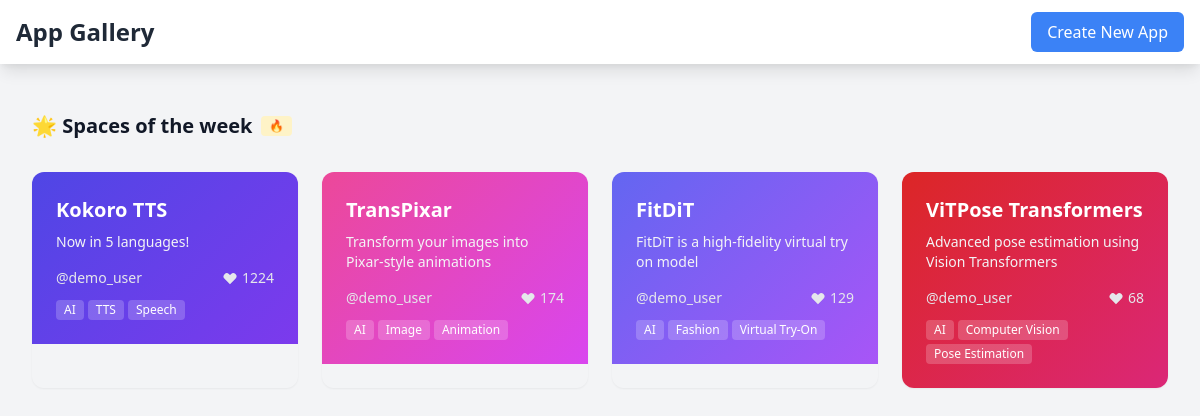
The page / on the database its author committed.
### models.py (models this page shows, shortened)
class App(db.Model):
    id = db.Column(db.Integer, primary_key=True)
    title = db.Column(db.String(100), nullable=False)
    description = db.Column(db.Text)
    url = db.Column(db.String(200))
    gradient_start = db.Column(db.String(7), default='#6366f1')  # Default indigo
    gradient_end = db.Column(db.String(7), default='#a855f7')    # Default purple
    likes = db.Column(db.Integer, default=0)
    user_id = db.Column(db.Integer, db.ForeignKey('user.id'), nullable=False)
    created_at = db.Column(db.DateTime, default=datetime.utcnow)
    tags = db.Column(db.String(200))  # Store as comma-separated values

class User(UserMixin, db.Model):
    id = db.Column(db.Integer, primary_key=True)
    username = db.Column(db.String(80), unique=True, nullable=False)
    email = db.Column(db.String(120), unique=True, nullable=False)
    password_hash = db.Column(db.String(128))
    apps = db.relationship('App', backref='author', lazy=True)
    created_at = db.Column(db.DateTime, default=datetime.utcnow)

### app.py (the view)
@app.route('/')
def index():
    apps = App.query.order_by(App.created_at.desc()).all()
    return render_template('index.html', apps=apps)

### templates/index.html (shortened to what this page needs)
<!DOCTYPE html>
<html lang="en">
<head>
    <link href="https://cdn.jsdelivr.net/npm/tailwindcss@2.2.19/dist/tailwind.min.css" rel="stylesheet">
    <link rel="stylesheet" href="{{ url_for('static', filename='css/style.css') }}">
</head>
<body class="bg-gray-100">
    <nav class="bg-white shadow-lg">
        <div class="max-w-7xl mx-auto px-4">
            <div class="flex justify-between h-16">
                <div class="flex items-center">
                    <h1 class="text-2xl font-bold text-gray-800">App Gallery</h1>
                </div>
                <div class="flex items-center">
                    <a href="#" class="bg-blue-500 hover:bg-blue-600 text-white px-4 py-2 rounded-md">Create New App</a>
                </div>
            </div>
        </div>
    </nav>
    <main class="max-w-7xl mx-auto py-6 sm:px-6 lg:px-8">
        <div class="px-4 py-6 sm:px-0">
            <div class="flex items-center space-x-2 mb-8">
                <h2 class="text-xl font-semibold text-gray-900">🌟 Spaces of the week</h2>
                <span class="inline-flex items-center px-2 py-0.5 rounded text-xs font-medium bg-yellow-100 text-yellow-800">
                    🔥
                </span>
            </div>
            <div class="grid grid-cols-1 sm:grid-cols-2 lg:grid-cols-4 gap-6">
                {% for app in apps %}
                <div class="group relative rounded-xl shadow-sm hover:shadow-xl transition-all duration-300 overflow-hidden">
                    <div class="aspect-w-16 aspect-h-9">
                        <div class="w-full h-full p-6 flex flex-col justify-between"
                             style="background: linear-gradient(135deg, {{ app.gradient_start }} 0%, {{ app.gradient_end }} 100%)">
                            <div>
                                <h2 class="text-xl font-bold text-white mb-2">{{ app.title }}</h2>
                                <p class="text-sm text-gray-100">{{ app.description }}</p>
                            </div>
                            <div class="mt-4">
                                <div class="flex items-center justify-between text-sm">
                                    <div class="flex items-center text-gray-200">
                                        <span class="text-sm">@{{ app.author.username }}</span>
                                    </div>
                                    <div class="flex items-center space-x-1 text-gray-200">
                                        <svg class="h-4 w-4" fill="currentColor" viewBox="0 0 20 20">
                                            <path fill-rule="evenodd" d="M3.172 5.172a4 4 0 015.656 0L10 6.343l1.172-1.171a4 4 0 115.656 5.656L10 17.657l-6.828-6.829a4 4 0 010-5.656z" clip-rule="evenodd"></path>
                                        </svg>
                                        <span>{{ app.likes }}</span>
                                    </div>
                                </div>
                                <div class="mt-3 flex flex-wrap gap-1">
                                    {% for tag in app.tags.split(',') %}
                                        {% if tag.strip() %}
                                        <span class="inline-flex items-center px-2 py-0.5 rounded text-xs font-medium bg-white bg-opacity-20 text-white">
                                            {{ tag.strip() }}
                                        </span>
                                        {% endif %}
                                    {% endfor %}
                                </div>
                            </div>
                        </div>
                    </div>
                    <a href="{{ app.url }}" target="_blank" class="absolute inset-0">
                    </a>
                </div>
                {% endfor %}
            </div>
        </div>
    </main>
</body>
</html>

### rows shown on the page
App: title "Kokoro TTS", description "Now in 5 languages!", author.username "demo_user", likes "1224", strip "AI" "TTS" "Speech"
App: title "TransPixar", description "Transform your images into Pixar-style animations", author.username "demo_user", likes "174", strip "AI" "Image" "Animation"
App: title "FitDiT", description "FitDiT is a high-fidelity virtual try on model", author.username "demo_user", likes "129", strip "AI" "Fashion" "Virtual Try-On"
App: title "ViTPose Transformers", description "Advanced pose estimation using Vision Transformers", author.username "demo_user", likes "68", strip "AI" "Computer Vision" "Pose Estimation"
